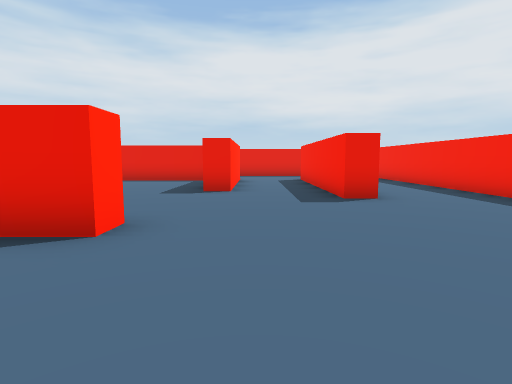
[1] (above)

17 first-person views from a walk through a 3-D level made in the Unity game engine. The camera is 0.72 m above the floor, tilts 6° down and sees 80° across. The floor is counted in squares, 1 m on a side. Each view is taken from the middle of a square. On the plan, view 1 faces up. The plan holds only what a view shows up to about 10 squares ahead; the rest is blank. The place goes on beyond the plan. The player is left out.

[2]
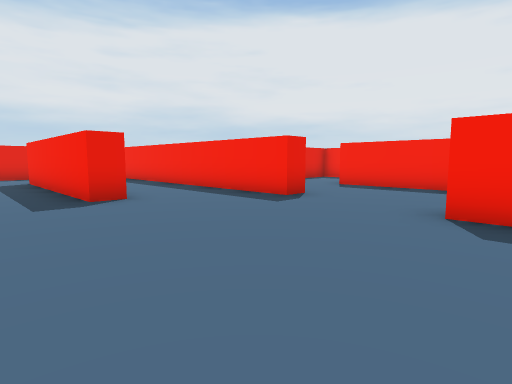

[3]
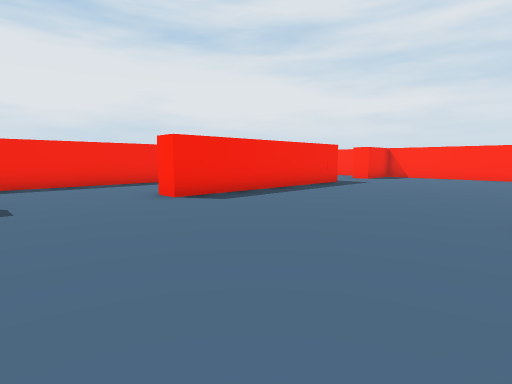

[4]
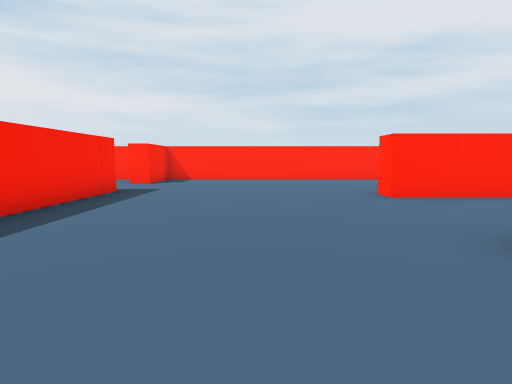

[5]
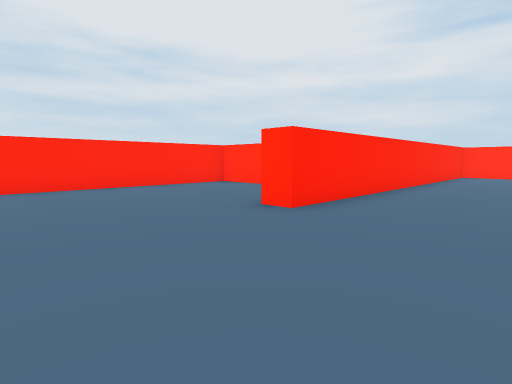

[6]
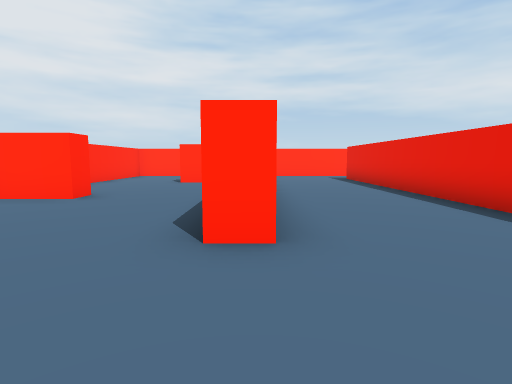

[7]
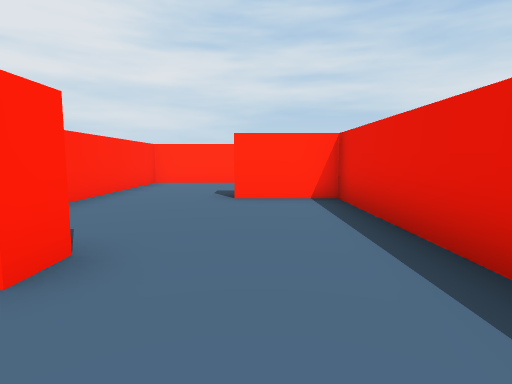

[8]
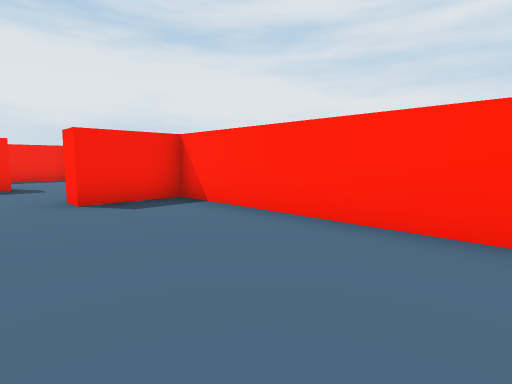

[9]
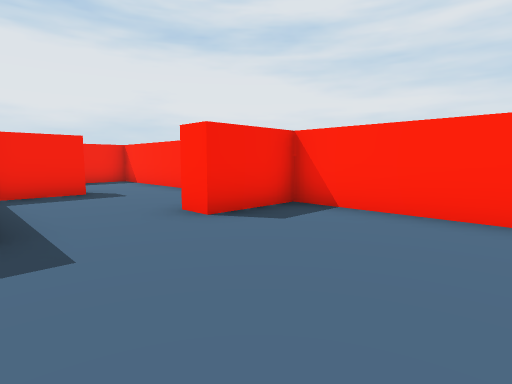

[10]
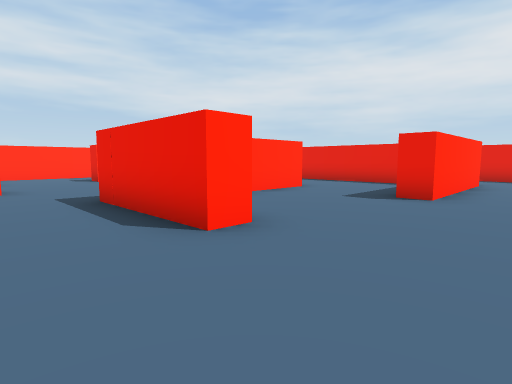

[11]
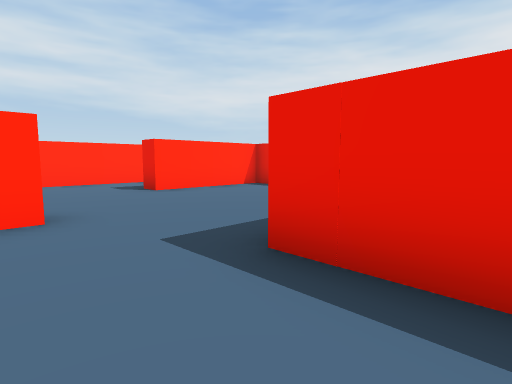

[12]
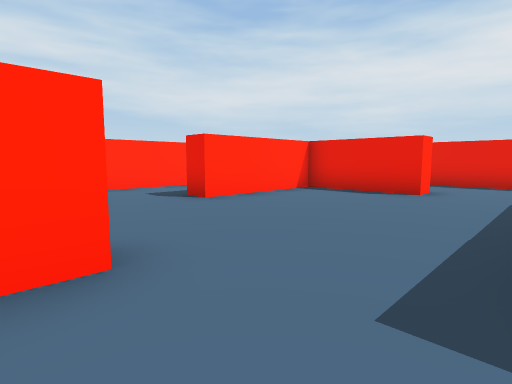

[13]
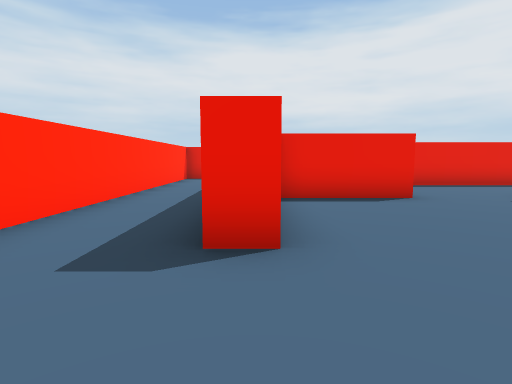

[14]
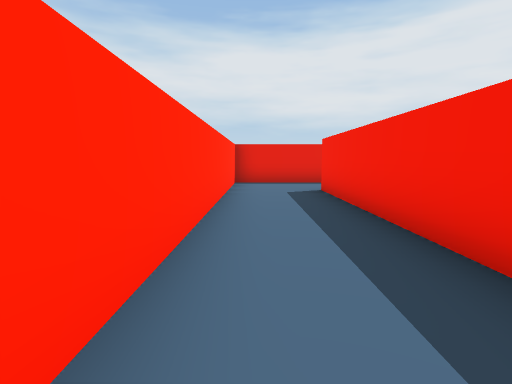

[15]
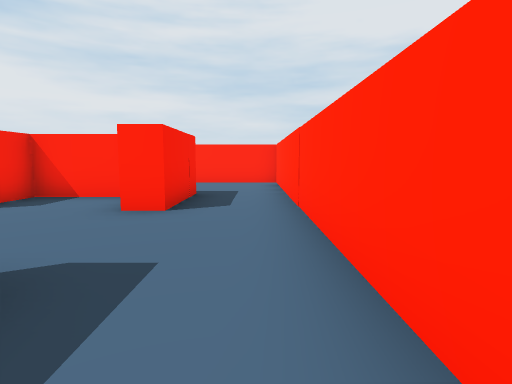

[16]
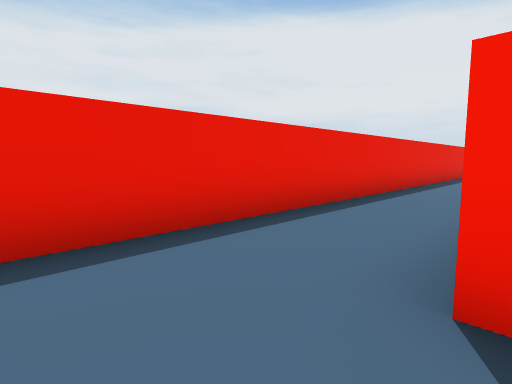

[17]
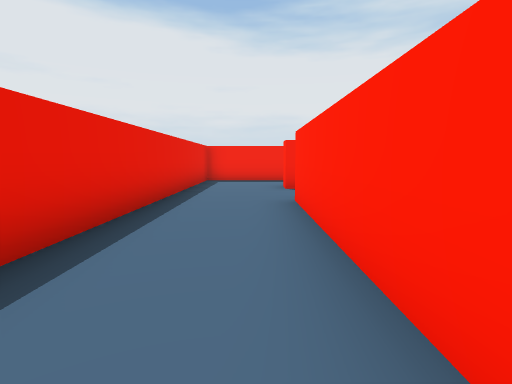

### Floor plan
Points are (right, up) in squares from view 1. A wall is a line through its corners. A room is listed if a view was taken in it or the views show most of it. See-through windows are left out.
Room 1 (views 1, 2, 3, 4, 5, 6, 7, 8, 9, 10)
walls: (-3, -0.5) (-9.1, -0.5); (-1.6, 3.5) (-1.6, 2.8); (-4.8, -4.5) (-8.8, -4.5); (4.3, -5.1) (4.3, 1) (5, 1); (2.4, 5.7) (1.7, 5.7) (1.7, 11.3); (5.6, 4) (4.9, 4) (4.9, 10.1); (-4.1, -9.2) (4.4, -9.2); (8.2, -0.8) (8.2, 4.8); (-4, 7.9) (-4, 5.9); (-12.7, -0.5) (-12.7, -3.5); (7.9, -9.2) (11.1, -9.2); (-12.8, -3.8) (-1.6, -3.8) (-1.6, -4.5); (-0.6, 11.3) (-0.6, 7) (-1.2, 7); (-12.7, -6.6) (-12.7, -9.2) (-8.1, -9.2); (11.4, -8.9) (11.4, -7.2); (4, 13.7) (2.5, 13.7)
ways out: opening at (-11.5, 0) to room 2; opening at (-2.5, 8) to room 2; opening at (-1.5, 1.5) to room 2; opening at (0.5, 12) to room 2; opening at (2, 12.5) to room 2; opening at (6.5, 0); opening at (6.5, 4)
objects: other object (-9, -6) to (-9, -5); other object (-5, -8); other object (5, -8); other object (8, -7) to (8, -6)
Room 2 (views 11, 12, 13, 14, 15, 16, 17)
walls: (-7, 8.5) (-7, 7.8) (-9.8, 7.8) (-9.8, 4.4) (-10.5, 4.4); (-10.4, 5.8) (-10.4, 11.4); (-5.2, 11.3) (-0.6, 11.3); (-2.5, 10.7) (-7.6, 10.7); (-1.6, 2.8) (-4.1, 2.8); (-10.7, -0.5) (-10.7, 0.1) (-7.6, 0.1); (1.7, 11.3) (2.1, 11.3); (2.5, 13.7) (-12.7, 13.7) (-12.7, -0.5)
ways out: opening at (-11.5, 0) to room 1; opening at (-2.5, 8) to room 1; opening at (-1.5, 1.5) to room 1; opening at (0.5, 12) to room 1; opening at (2, 12.5) to room 1
objects: other object (-10, 1); other object (-7, 1); other object (-4, 4)

Positions as (right, up) in squares from view 1, and headings:
1: (0, 0), facing up
2: (0, 0), facing up-right
3: (-1, 4), facing down-right
4: (1, 2), facing down
5: (2, -1), facing down-left
6: (1, -4), facing left
7: (-3, -6), facing left
8: (-1, -6), facing down-right
9: (1, -5), facing down-right
10: (1, 1), facing up-left
11: (-3, 1), facing up-left
12: (-5, 1), facing up-left
13: (-10, 2), facing up
14: (-12, 4), facing up
15: (-12, 6), facing down
16: (-12, 11), facing up-right
17: (-6, 12), facing right
